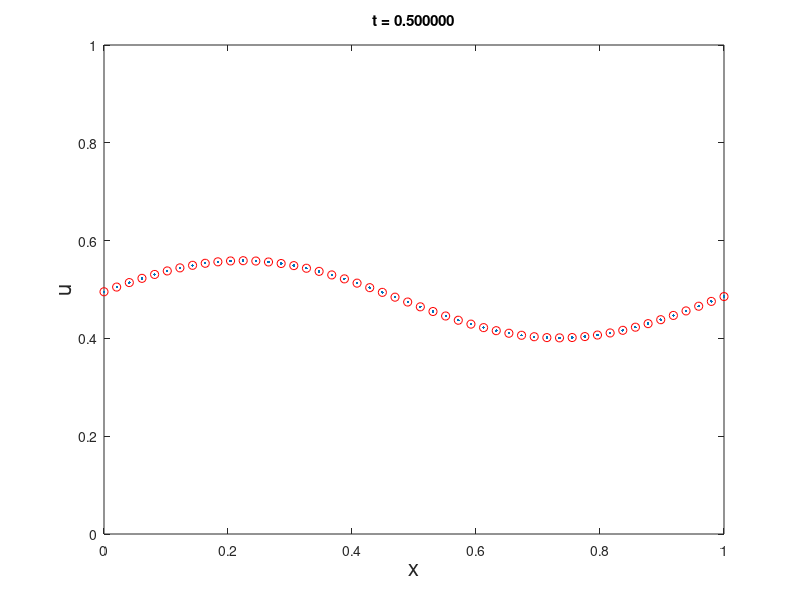

Recreate this plot in MATLAB. (Note: this script raises an error after producing the figure.)
clear all;close all

% % Choose method
% filename='3s3pSSPIFM.mat'
% load(filename)
% % or provide a method
A=[0 0;1 0];b=[1/2 1/2]; % RK2
% A=[0 0 0;1 0 0;.25 .25 0]; b=[1/6 1/6 2/3]; % ShuOsher33

S=[A;b];
c=sum(S,2);
s=length(A);

% % Equation 
% u_t = - u_x + nu*u_xx % Here nu is your epsilon
% spacial discreatization
n=50;%201;
x=linspace(0,1,n)'; dx=x(2)-x(1);

% % Build Differentition Matricies
% u_t = -D1u + nu*D2u
%--first-order derivative
D1= diag(ones(n,1))+ diag(-ones(n-1,1),-1);
D1(1,end)=-1;
D1=(1/dx)*D1;

%--second-order derivative
D2= -2*diag(ones(n,1))+ diag(ones(n-1,1),1) + diag(ones(n-1,1),-1);
D2(end,1)=1;D2(1,end)=1;
D2=(1/dx)^2*D2;

% % Initial Condition
u0= x>=0.5 & x<1; % Step Function Initial Condition

% Split into linear and 'nonlinear'(or whatever you are not treating exactly)
nu = 1e-1;
L = nu*D2;  % Linear
N = @(u) (-D1)*u; % Nonlinear or not stiff part

Lambda=0.1*[1,.8,.6];

numlamb=length(Lambda);
DT=zeros(1,numlamb);
error=zeros(1,numlamb);

for kk=1:numlamb;
    dt = Lambda(kk)*dx;
    DT(kk)=dt;
    t = 0;Tfinal = 0.5;
    
    un=u0;
    uexact=u0;
    
    Nvec = zeros(n,s);

    while t < Tfinal;
        dt = min(dt, abs(Tfinal - t));
        t = t + dt ;
        
%--General solver for any RK method you provide----------------------------
        Nvec(:,1) = N(un);
        
        % Calculate the intermediate stage values
        for i = 2:s+1
            temp = expm(c(i)*L*dt)*un;
            for j = 1:i-1

               temp = temp + dt*expm((c(i)-c(j))*L*dt)*S(i,j)*Nvec(:,j);

            end
            Nvec(:,i) = N(temp);
        end
        % Combine to get u^n+1
        un=temp;
%--------------------------------------------------------------------------

        uexact=expm(dt*(-D1 + nu*D2))*uexact; %Tracking exact solution
        
        % Plot current solution
        plot(x,un,'.')
        hold on
        plot(x,uexact,'ro')
        hold off
        xlabel('x','fontsize',16); ylabel('u','fontsize',16);
        title(sprintf('t = %f\n',t));
        axis([0, 1, 0, 1]);
        %   %  grid on;
        pause(.1)
    end

    uexact=expm((-D1+nu*D2)*t)*u0;
    error(kk)=norm(un-uexact,inf);
    
end
Order = diff(log(error))./ diff(log(DT));
order=[nan,Order];

T1 = table(DT',error',order','VariableNames',{'dt' 'Error' 'Order'})

figure(2)
plot(log10(DT),log10(error),'--b','LineWidth',8,'markersize',10)
set(gca,'FontSize',15,'fontweight','b')
xlabel('dt','fontsize',20); ylabel('error','fontsize',20);
title('Order of Convergence','fontsize',20)